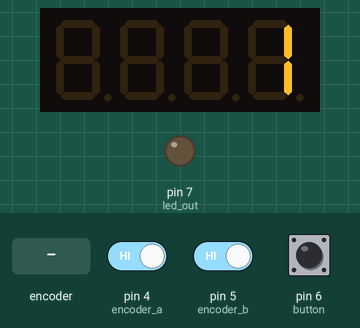
This sketch was run on a simulated Arduino Uno, built with avr-gcc and run on an emulated ATmega328P. Parts: 4-digit seven-segment display, output pins drawn as LEDs (lit = HIGH). The inputs (shaded band) are chosen by the test bench; at power-on: pin 6 (button) HIGH, pin 4 (encoder_a) HIGH, pin 5 (encoder_b) HIGH.

Above: at 1.2 s.
1.3 s: pin 6 (button) pulled LOW for 0.15 s
At 2.1 s:
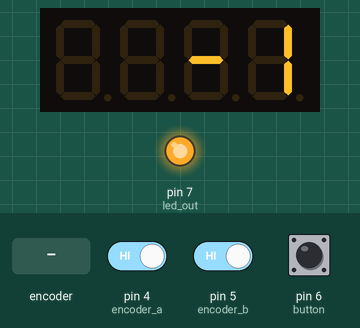
4.3 s: rotary encoder on pin 4 (encoder_a) / pin 5 (encoder_b) turned 1 step (first pin leading)
At 5.1 s:
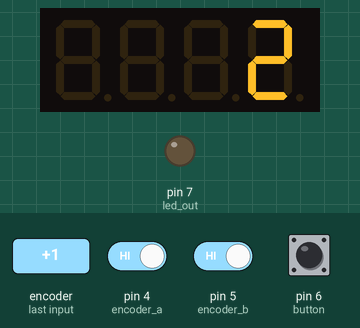
6.0 s: pin 6 (button) pulled LOW for 1 s
At 6.3 s:
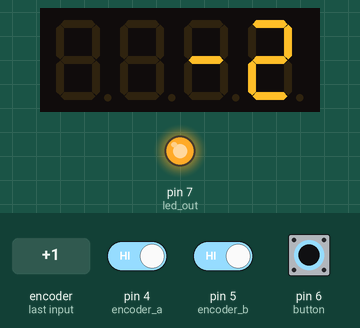
8.5 s: rotary encoder on pin 4 (encoder_a) / pin 5 (encoder_b) turned 1 step (first pin leading)
At 9.1 s:
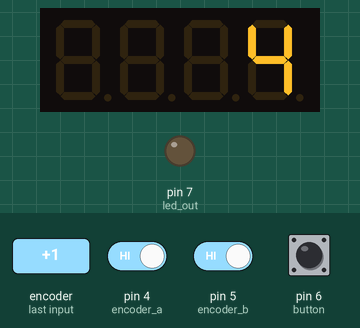
Timing chart, 0 to 11.2 s (numbered marks = the images above; inputs shaded):
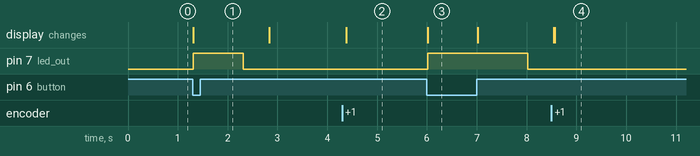

Measured:
- after the input at 1.3 s, pin 7 (led_out): LOW → HIGH at once, → LOW 1.0 s later; the display: changes at once (image 1)
- after the input at 4.3 s, the display: changes after 0.08 s (image 2)
- after the input at 6.0 s, pin 7 (led_out): LOW → HIGH at once, → LOW 2.0 s later; the display: changes at once (image 3)
- after the input at 8.5 s, the display: first differs from a run without the input after 0.07 s (image 4)

The sketch:

exposer.ino
```cpp
// (licence header left out)
#include <TM1637Display.h> //https://github.com/avishorp/TM1637

const char led_out=7;
const char button=6;
const char encoder_b=5;
const char encoder_a=4;
const char display_clk=2;
const char display_dio=3;
unsigned long debounce=0;
byte ei=10;
double sec=1;
uint8_t data[] = { 0xff, 0xff, 0xff, 0xff };
uint8_t blank[] = { 0x00, 0x00, 0x00, 0x00 };
unsigned long time;

TM1637Display display(display_clk, display_dio);

ISR (PCINT2_vect){ // PCINT2_vect: interrupt vector for PORTD
  //if (digitalRead(encoder_a)&&digitalRead(encoder_b)) ei=ei-1;
  //if (digitalRead(encoder_a)&&!digitalRead(encoder_b)) ei=ei+1;
  if (millis()>debounce && (PIND&(1<<4))) {
    if ((PIND&(1<<5))) ei--;
    else ei++;
    debounce=millis()+20;
  }
}

void setup() {
  pinMode(led_out,OUTPUT);
  pinMode(encoder_a,INPUT_PULLUP);
  pinMode(encoder_b,INPUT_PULLUP);
  pinMode(button,INPUT_PULLUP);
  digitalWrite(led_out,LOW);
  display.setBrightness(0x0f);
  PCICR = (1<<PCIE2);    // enable PCINT[23:16] interrupts
  PCMSK2 = (1<<PCINT20); // D4 = PCINT20
}

void showtime(byte ei) {
  if (ei>10) display.showNumberDec(2<<(ei-11));
  else if (ei==10) display.showNumberDec(1);
  else display.showNumberDecEx(2<<(9-ei),0b11100000);
  }

void loop() {
  showtime(ei);
  if (digitalRead(button)==LOW) {
    time=millis();
    digitalWrite(led_out,HIGH);
    while (millis()-time<pow(2,ei-10)*1000)
    display.showNumberDec((millis()-time)/1000-pow(2,ei-10));
    digitalWrite(led_out,LOW);
    delay(500); //implement this better someday maybe
  }
}
```
